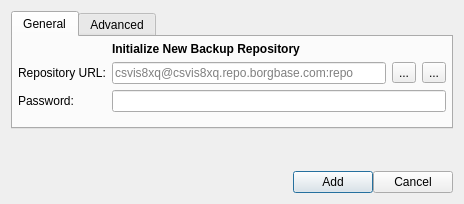
<?xml version="1.0" encoding="UTF-8"?>
<ui version="4.0">
 <class>RepoAddDialog</class>
 <widget class="QDialog" name="RepoAddDialog">
  <property name="geometry">
   <rect>
    <x>0</x>
    <y>0</y>
    <width>464</width>
    <height>204</height>
   </rect>
  </property>
  <property name="modal">
   <bool>true</bool>
  </property>
  <layout class="QGridLayout" name="gridLayout">
   <property name="verticalSpacing">
    <number>0</number>
   </property>
   <item row="1" column="0">
    <widget class="QTabWidget" name="tabWidget">
     <property name="sizePolicy">
      <sizepolicy hsizetype="Expanding" vsizetype="Preferred">
       <horstretch>0</horstretch>
       <verstretch>0</verstretch>
      </sizepolicy>
     </property>
     <property name="currentIndex">
      <number>0</number>
     </property>
     <widget class="QWidget" name="tabWidgetPage1">
      <attribute name="title">
       <string>General</string>
      </attribute>
      <layout class="QFormLayout" name="repoDataFormLayout">
       <property name="fieldGrowthPolicy">
        <enum>QFormLayout::ExpandingFieldsGrow</enum>
       </property>
       <property name="leftMargin">
        <number>5</number>
       </property>
       <property name="topMargin">
        <number>5</number>
       </property>
       <property name="rightMargin">
        <number>5</number>
       </property>
       <property name="bottomMargin">
        <number>5</number>
       </property>
       <item row="0" column="1">
        <widget class="QLabel" name="title">
         <property name="font">
          <font>
           <weight>75</weight>
           <bold>true</bold>
          </font>
         </property>
         <property name="text">
          <string>Initialize New Backup Repository</string>
         </property>
        </widget>
       </item>
       <item row="1" column="0">
        <widget class="QLabel" name="repoLabel">
         <property name="text">
          <string>Repository URL:</string>
         </property>
        </widget>
       </item>
       <item row="1" column="1">
        <layout class="QHBoxLayout" name="horizontalLayout_3">
         <property name="leftMargin">
          <number>0</number>
         </property>
         <property name="topMargin">
          <number>0</number>
         </property>
         <item>
          <widget class="QLineEdit" name="repoURL">
           <property name="placeholderText">
            <string>csvis8xq@csvis8xq.repo.borgbase.com:repo</string>
           </property>
          </widget>
         </item>
         <item>
          <widget class="QToolButton" name="chooseLocalFolderButton">
           <property name="toolTip">
            <string>Choose a local path as repository.</string>
           </property>
           <property name="text">
            <string>...</string>
           </property>
           <property name="icon">
            <iconset>
             <normaloff>:qml/icons/dark/folder-open.svg</normaloff>:qml/icons/dark/folder-open.svg</iconset>
           </property>
          </widget>
         </item>
         <item>
          <widget class="QToolButton" name="useRemoteRepoButton">
           <property name="text">
            <string>...</string>
           </property>
           <property name="icon">
            <iconset>
             <normaloff>:qml/icons/dark/globe.svg</normaloff>:qml/icons/dark/globe.svg</iconset>
           </property>
          </widget>
         </item>
        </layout>
       </item>
       <item row="2" column="0">
        <widget class="QLabel" name="label_3">
         <property name="text">
          <string>Password:</string>
         </property>
        </widget>
       </item>
       <item row="2" column="1">
        <widget class="QLineEdit" name="passwordLineEdit">
         <property name="enabled">
          <bool>true</bool>
         </property>
         <property name="echoMode">
          <enum>QLineEdit::Password</enum>
         </property>
        </widget>
       </item>
      </layout>
     </widget>
     <widget class="QWidget" name="tabWidgetPage2">
      <attribute name="title">
       <string>Advanced</string>
      </attribute>
      <layout class="QFormLayout" name="advancedFormLayout">
       <property name="fieldGrowthPolicy">
        <enum>QFormLayout::ExpandingFieldsGrow</enum>
       </property>
       <property name="leftMargin">
        <number>5</number>
       </property>
       <property name="topMargin">
        <number>5</number>
       </property>
       <property name="rightMargin">
        <number>5</number>
       </property>
       <property name="bottomMargin">
        <number>5</number>
       </property>
       <item row="0" column="0">
        <widget class="QLabel" name="label_4">
         <property name="text">
          <string>SSH Key:</string>
         </property>
        </widget>
       </item>
       <item row="0" column="1">
        <widget class="QComboBox" name="sshComboBox">
         <property name="sizePolicy">
          <sizepolicy hsizetype="Expanding" vsizetype="Fixed">
           <horstretch>0</horstretch>
           <verstretch>0</verstretch>
          </sizepolicy>
         </property>
         <item>
          <property name="text">
           <string>Automatically choose SSH Key (default)</string>
          </property>
         </item>
        </widget>
       </item>
       <item row="1" column="0">
        <widget class="QLabel" name="encryptionLabel">
         <property name="text">
          <string>Encryption:</string>
         </property>
        </widget>
       </item>
       <item row="1" column="1">
        <widget class="QComboBox" name="encryptionComboBox">
         <property name="sizePolicy">
          <sizepolicy hsizetype="Expanding" vsizetype="Fixed">
           <horstretch>0</horstretch>
           <verstretch>0</verstretch>
          </sizepolicy>
         </property>
        </widget>
       </item>
       <item row="2" column="0">
        <widget class="QLabel" name="label_3">
         <property name="text">
          <string>Extra Borg Arguments:</string>
         </property>
        </widget>
       </item>
       <item row="2" column="1">
        <widget class="QLineEdit" name="extraBorgArgumentsLineEdit"/>
       </item>
      </layout>
     </widget>
    </widget>
   </item>
   <item row="3" column="0">
    <layout class="QHBoxLayout" name="horizontalLayout_2">
     <item>
      <spacer name="horizontalSpacer">
       <property name="orientation">
        <enum>Qt::Horizontal</enum>
       </property>
       <property name="sizeHint" stdset="0">
        <size>
         <width>40</width>
         <height>20</height>
        </size>
       </property>
      </spacer>
     </item>
     <item>
      <widget class="QPushButton" name="saveButton">
       <property name="text">
        <string>Add</string>
       </property>
      </widget>
     </item>
     <item>
      <widget class="QPushButton" name="closeButton">
       <property name="text">
        <string>Cancel</string>
       </property>
      </widget>
     </item>
    </layout>
   </item>
   <item row="2" column="0">
    <widget class="QLabel" name="errorText">
     <property name="sizePolicy">
      <sizepolicy hsizetype="Expanding" vsizetype="Preferred">
       <horstretch>0</horstretch>
       <verstretch>0</verstretch>
      </sizepolicy>
     </property>
     <property name="minimumSize">
      <size>
       <width>0</width>
       <height>20</height>
      </size>
     </property>
     <property name="font">
      <font>
       <pointsize>11</pointsize>
      </font>
     </property>
     <property name="text">
      <string/>
     </property>
     <property name="textFormat">
      <enum>Qt::PlainText</enum>
     </property>
     <property name="scaledContents">
      <bool>false</bool>
     </property>
     <property name="alignment">
      <set>Qt::AlignLeading|Qt::AlignLeft|Qt::AlignTop</set>
     </property>
     <property name="wordWrap">
      <bool>true</bool>
     </property>
    </widget>
   </item>
  </layout>
 </widget>
 <resources>
  <include location="../qml/icons/dark/collection.qrc"/>
 </resources>
 <connections/>
</ui>
